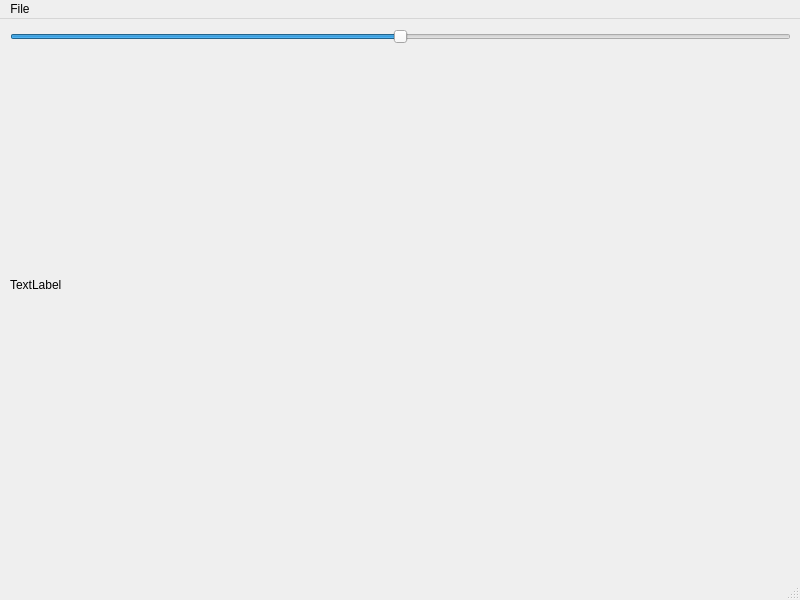
<?xml version="1.0" encoding="UTF-8"?>
<ui version="4.0">
 <class>MainWindow</class>
 <widget class="QMainWindow" name="MainWindow">
  <property name="geometry">
   <rect>
    <x>0</x>
    <y>0</y>
    <width>800</width>
    <height>600</height>
   </rect>
  </property>
  <property name="windowTitle">
   <string>MainWindow</string>
  </property>
  <widget class="QWidget" name="centralwidget">
   <widget class="QWidget" name="verticalLayoutWidget">
    <property name="geometry">
     <rect>
      <x>10</x>
      <y>10</y>
      <width>781</width>
      <height>491</height>
     </rect>
    </property>
    <layout class="QVBoxLayout" name="verticalLayout">
     <item>
      <widget class="QSlider" name="horizontalSlider">
       <property name="minimumSize">
        <size>
         <width>781</width>
         <height>0</height>
        </size>
       </property>
       <property name="minimum">
        <number>-100</number>
       </property>
       <property name="maximum">
        <number>100</number>
       </property>
       <property name="orientation">
        <enum>Qt::Horizontal</enum>
       </property>
      </widget>
     </item>
     <item>
      <widget class="QLabel" name="label">
       <property name="text">
        <string>TextLabel</string>
       </property>
      </widget>
     </item>
    </layout>
   </widget>
  </widget>
  <widget class="QMenuBar" name="menubar">
   <property name="geometry">
    <rect>
     <x>0</x>
     <y>0</y>
     <width>800</width>
     <height>24</height>
    </rect>
   </property>
   <widget class="QMenu" name="menuFile">
    <property name="title">
     <string>File</string>
    </property>
    <addaction name="actionOpen"/>
   </widget>
   <addaction name="menuFile"/>
  </widget>
  <widget class="QStatusBar" name="statusbar"/>
  <action name="actionOpen">
   <property name="text">
    <string>Open</string>
   </property>
  </action>
 </widget>
 <resources/>
 <connections/>
</ui>
